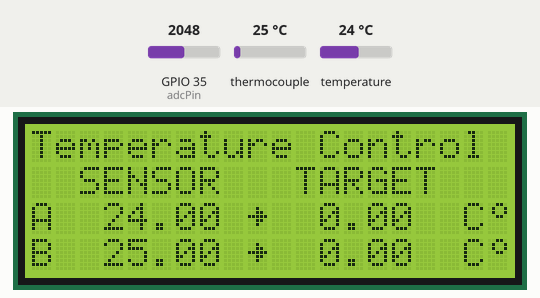
A program run on a simulated ESP32. Parts: 20×4 character LCD. The test bench sets the inputs (shaded band); at power-on: GPIO 35 (adcPin) = 2048, thermocouple 25 °C, temperature 24 °C.

Above: at 1.2 s.
1.3 s: GPIO 35 (adcPin) set to 1240
3.8 s: GPIO 35 (adcPin) set to 1152
At 7.5 s:
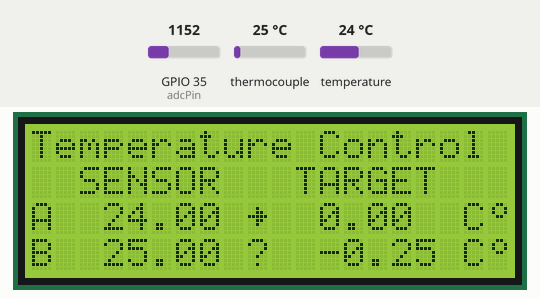
9.5 s: thermocouple set to 6 °C
At 10.3 s:
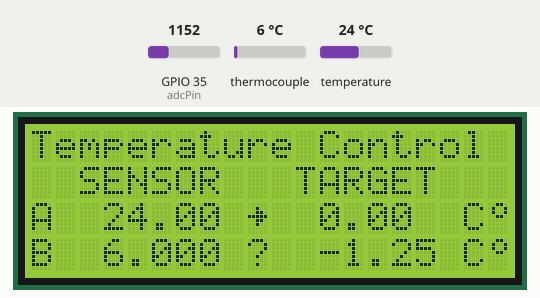
12.2 s: temperature set to 12 °C
At 12.9 s:
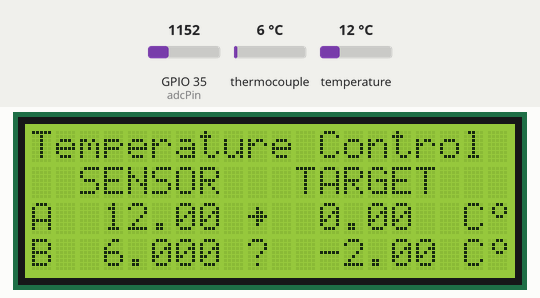
14.6 s: thermocouple set to 75 °C
At 15.9 s:
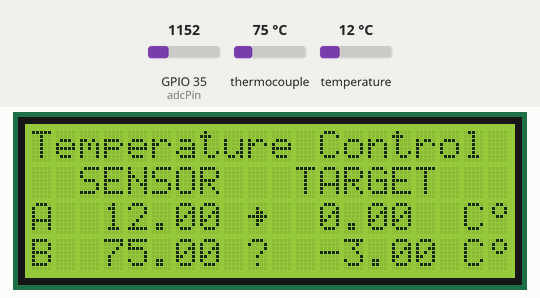
17.6 s: temperature set to 19 °C
At 18.2 s:
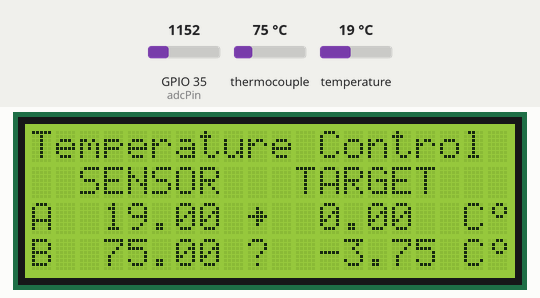
Timing chart, 0 to 20.6 s (numbered marks = the images above; inputs shaded):
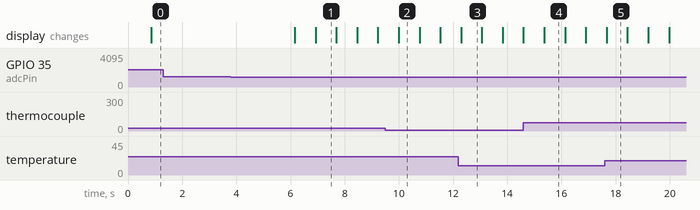

The program:

main.cpp
```cpp
#include <Arduino.h>
#include <LiquidCrystal.h>
#include <OneWire.h>
#include <DallasTemperature.h>
#include <max6675.h>


int thermoDO = 19;
int thermoCS = 5;
int thermoCLK = 18;


const int oneWireBus  = 15;
const int adcPin = 35;
int adcValue = 0;
float aSetPoint = 0;
float bSetPoint = 0;
float aTarget = 0;
float bTarget = 0;


OneWire oneWire(oneWireBus);
DallasTemperature sensors(&oneWire);
MAX6675 thermocouple(thermoCLK, thermoCS, thermoDO);


LiquidCrystal lcd(14, 27, 26, 25, 33, 32);

uint8_t degsym[8] = {
  0b00110,
  0b01001,
  0b01001,
  0b00110,
  0b00000,
  0b00000,
  0b00000,
  0b00000,
};

uint8_t arrow[8] = {
  0b00000,
  0b00100,
  0b00110,
  0b11111,
  0b00110,
  0b00100,
  0b00000,
  0b00000
};

void setup() {
  Serial.begin(115200);
  lcd.begin(20, 4);
  lcd.createChar(1, degsym);
  lcd.createChar(2, arrow);
  lcd.setCursor(0, 0);
  lcd.write("Temperature Control");
  lcd.setCursor(2, 1);
  lcd.write ("SENSOR");
  lcd.setCursor(11, 1);
  lcd.write ("TARGET");
  lcd.setCursor(0, 2);
  lcd.write ("A");
  lcd.setCursor(9, 2);
  lcd.write ("\x02");
  lcd.setCursor(0, 3);
  lcd.write ("B");
  lcd.setCursor(9, 3);
  lcd.write ("\x02");
  lcd.setCursor(18, 2);
  lcd.write ("C\x01");
  lcd.setCursor(18, 3);
  lcd.write ("C\x01");
  sensors.begin();

}

void incrimentA () {
    aSetPoint = aSetPoint + 0.1;
    lcd.setCursor(9, 2);
    lcd.write ("?");
}

void loop() {
  adcValue = analogRead(adcPin);
  sensors.requestTemperatures();
  float temperatureC = sensors.getTempCByIndex(0);
  float temp = (thermocouple.readCelsius());
  lcd.setCursor(3, 2);
  lcd.print(temperatureC);
  lcd.setCursor(3, 3);
  lcd.print(temp);


  lcd.setCursor(12, 2);
  lcd.print(aSetPoint);
  lcd.setCursor(12, 3);
  lcd.print(bSetPoint);

  if (adcValue < 2700 && adcValue > 2500 ) { // UP
    incrimentA ();
  } else
  if (adcValue < 600) { // LEFT
    bSetPoint = bSetPoint + 0.25;
    lcd.setCursor(9, 3);
    lcd.write ("?");
  } else
  if (adcValue < 1800 && adcValue > 1600 ) { // OK
    lcd.setCursor(9, 2);
    lcd.write ("\x02");
    lcd.setCursor(9, 3);
    lcd.write ("\x02");
  } else
  if (adcValue < 2300 && adcValue > 2100 ) { // RIGHT
    aSetPoint = aSetPoint - 0.1;
    lcd.setCursor(9, 2);
    lcd.write ("?");
  } else
  if (adcValue < 1200 && adcValue > 1000 ) { // DOWN
    bSetPoint = bSetPoint - 0.25;
    lcd.setCursor(9, 3);
    lcd.write ("?");
  } else {
    delay(1000);
  }

}
```

Measured:
- the behaviour switches between 1200 and 1199 on GPIO 35 (adcPin) (found by bisection; images 0 and 1)
- after the input at 1.3 s, every drawn part: stays the same
- after the input at 3.8 s, the display: first changes after 2.4 s (image 1 shows a later state)
- what the display in image 1 shows lasts 0.8 s, from 6.9 s to 7.7 s
